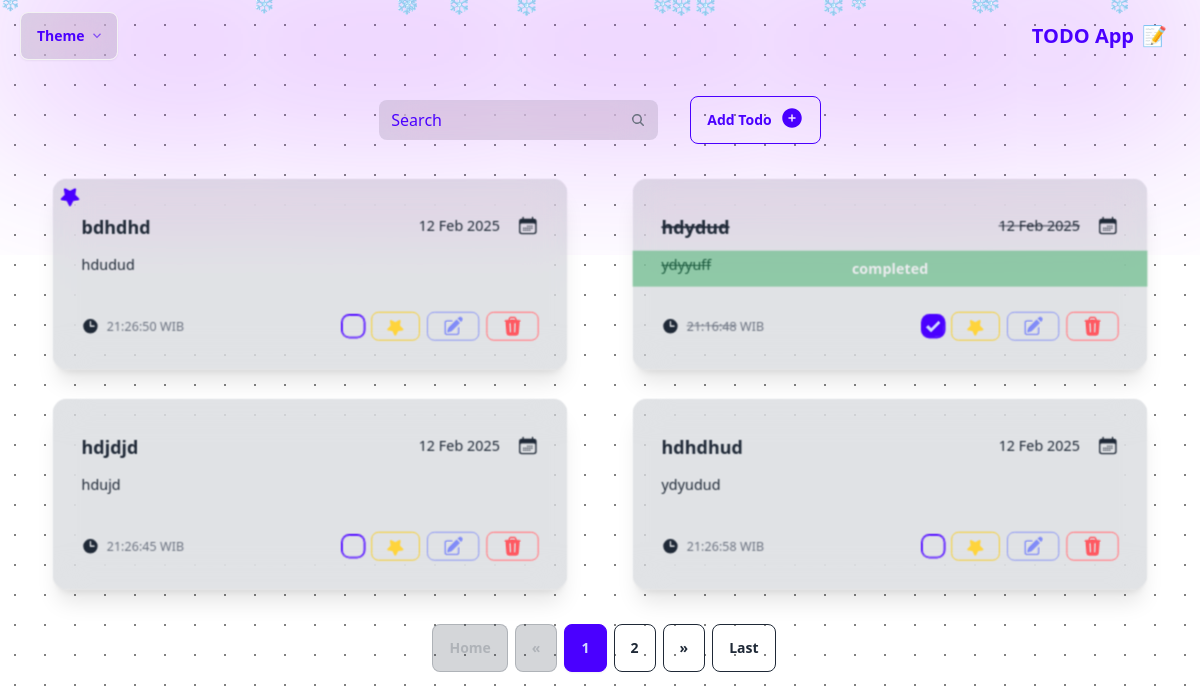
Page /app/index.php on the committed database.
### tables this page shows
CREATE TABLE `data_todo` (
  `id_todo` int(11) NOT NULL AUTO_INCREMENT,
  `judul_todo` varchar(255) NOT NULL,
  `deskripsi_todo` text DEFAULT NULL,
  `created_at` datetime DEFAULT curdate(),
  `updated_at` datetime DEFAULT curtime(),
  `status` enum('pending','completed') NOT NULL DEFAULT 'pending',
  `pinned` tinyint(1) NOT NULL DEFAULT 0,
  PRIMARY KEY (`id_todo`)
);

### auth/fitur_pagination.php (called while the page is built, shortened)
<?php
include '../db/db_conn.php';
$limit = 4;
$page = isset($_GET['page']) ? (int)$_GET['page'] : 1;
$start = ($page - 1) * $limit;
$search = isset($_GET['search']) ? mysqli_real_escape_string($conn, $_GET['search']) : "";
$search_query = "";
$result = mysqli_query($conn, "SELECT COUNT(*) as total FROM data_todo $search_query");
$row = mysqli_fetch_assoc($result);
$total_rows = $row['total'];
$total_pages = ceil($total_rows / $limit);
$query = "SELECT * FROM data_todo $search_query ORDER BY pinned DESC, created_at DESC LIMIT $start, $limit";
$data_todo = mysqli_query($conn, $query);
?>

### app/index.php (the view, shortened to what this page needs)
<?php include '../auth/read_data.php'; ?>
<?php include '../auth/fitur_pagination.php'; ?>
<!DOCTYPE html>
<html lang="en" data-theme="black">
<head>
  <link href="../assets/css/output.css" rel="stylesheet">
  <link href="../assets/css/custom.css" rel="stylesheet">
  <link rel="stylesheet" href="https://cdnjs.cloudflare.com/ajax/libs/animate.css/4.1.1/animate.min.css" />
  <link rel="stylesheet" href="https://cdnjs.cloudflare.com/ajax/libs/font-awesome/6.5.1/css/all.min.css">
</head>
<body class="dots-pattern pb-[700px] scroll-smooth">
  <nav class="navbar text-neutral-content px-4">
    <div class="flex-1 justify-between ">
      <div class="dropdown">
        <div tabindex="0" role="button" class="btn m-1 text-primary bg-glass" id="theme-selector">
          Theme
          <svg width="12px" height="12px" class="inline-block h-2 w-2 fill-current opacity-60"
            xmlns="http://www.w3.org/2000/svg" viewBox="0 0 2048 2048">
            <path d="M1799 349l242 241-1017 1017L7 590l242-241 775 775 775-775z"></path>
          </svg>
        </div>
      </div>
      <a class=" btn btn-ghost normal-case text-xl ">
        <span class="text-primary">TODO App</span> 📝</a>
    </div>
  </nav>
  <main class="p-6">
    <div class="flex mx-3  justify-between lg:justify-center items-center lg:gap-6 mb-6">
<form method="GET" action="">
  <div class="mr-2 bg-glass rounded-lg flex items-center gap-2 px-3 py-2">
<input type="text" name="search" value="<?= htmlspecialchars($search) ?>"
  class="w-full text-base outline-none bg-transparent  placeholder:text-primary"
  placeholder="Search"
/>
    <button type="submit">
      <svg xmlns="http://www.w3.org/2000/svg" viewBox="0 0 16 16" fill="currentColor" class="h-4 w-4 text-gray-500">
        <path fill-rule="evenodd" d="M9.965 11.026a5 5 0 1 1 1.06-1.06l2.755 2.754a.75.75 0 1 1-1.06 1.06l-2.755-2.754ZM10.5 7a3.5 3.5 0 1 1-7 0 3.5 3.5 0 0 1 7 0Z" clip-rule="evenodd" />
      </svg>
    </button>
  </div>
</form>
      <button class="btn btn-primary btn-outline font-semibold" onclick="modal_tambah_todoList.showModal()">Add
        Todo
      </button>
    </div>
<?php if (mysqli_num_rows($data_todo) > 0): ?>
  <div class="grid grid-cols-1 lg:grid-cols-2 md:grid-cols-2 gap-2">
    <?php while ($todo = mysqli_fetch_assoc($data_todo)): ?>
      <div class="todo card shadow-xl bg-glass hover:ring-1 ring-primary hover:scale-95 scale-90  hover:shadow-[0px_20px_207px_10px_rgba(165,_39,_255,_0.48)] transition-all animate__animated animate__fadeIn animate__delay-1s <?= $todo['status'] === 'completed' ? '' : ''; ?>">
       <div class="<?= $todo['status'] === 'completed' ? ' text-center font-semibold bg-green-600 w-full text-white py-2 absolute top-20 opacity-40' : 'hidden'; ?>" >completed</div>
        <div class="card-body">
    <p class="text-lg">
          <div class="flex">
            <h2 class="card-title todo-text w-[70%]" id="title-<?= $todo['id_todo']; ?>">
              <?= ($todo['status'] === 'completed') ? '<del>' . htmlspecialchars($todo['judul_todo']) . '</del>' : htmlspecialchars($todo['judul_todo']); ?>
            </h2>
            <p class="text-center" id="task-<?= $todo['id_todo']; ?>-date">
              <?= ($todo['status'] === 'completed') ? '<del>' . date("d M Y", strtotime($todo['created_at'])) . '</del>' : date("d M Y", strtotime($todo['created_at'])); ?>
            </p>
          </div>
          <p class="break-words  w-full mb-4 pt-2" id="description-<?= $todo['id_todo']; ?>">
            <?= ($todo['status'] === 'completed') ? '<del>' . htmlspecialchars($todo['deskripsi_todo']) . '</del>' : htmlspecialchars($todo['deskripsi_todo']);?>
          </p>
          <div class="card-actions flex justify-between items-center mt-4">
            <div class="flex justify-between items-center">
              <svg xmlns="http://www.w3.org/2000/svg"
                viewBox="0 0 20 20" fill="currentColor" class="size-5">
                <path fill-rule="evenodd"
                  d="M10 18a8 8 0 1 0 0-16 8 8 0 0 0 0 16Zm.75-13a.75.75 0 0 0-1.5 0v5c0 .414.336.75.75.75h4a.75.75 0 0 0 0-1.5h-3.25V5Z"
                  clip-rule="evenodd" />
              </svg>
              <p class="text-sm text-gray-500 mx-2">
                <?= ($todo['status'] === 'completed') ? '<del>' . date("H:i:s", strtotime($todo['updated_at'])) . '</del>' : date("H:i:s", strtotime($todo['updated_at'])); ?> WIB
              </p>
            </div>
            <div class="flex justify-between gap-2 items-center">
<input id="btn-<?= $todo['id_todo']; ?>"
       type="checkbox"
       class="checkbox checkbox-primary ring-1 ring-primary scale-105"
       onclick="toggleStatus(<?= $todo['id_todo']; ?>, '<?= $todo['status']; ?>')"
       <?= ($todo['status'] === 'completed') ? 'checked ring-primary' : ''; ?> />
              <button class="btn btn-sm px-4 btn-outline text-yellow-400 pin-btn"
  data-id="<?= $todo['id_todo']; ?>"
  data-pinned="<?= $todo['pinned']; ?>">        <i class="fa-solid fa-star fa-flip-vertical fa-lg" style="color: #FFD43B;"></i>
</button>
              <button class="btn btn-sm px-4 btn-outline text-indigo-400 edit-btn"
                data-id="<?= $todo['id_todo']; ?>"
                data-judul="<?= htmlspecialchars($todo['judul_todo']); ?>"
                data-deskripsi="<?= htmlspecialchars($todo['deskripsi_todo']); ?>"
                onclick="moodal_update.showModal()">
              </button>
              <button class="btn btn-sm px-4 btn-outline text-error"
                onclick="openModalDelete(<?= $todo['id_todo']; ?>)">
              </button>
            </div>
          </div>
        </div>
      </div>
    <?php endwhile; ?>
  </div>
  <?php endif; ?>
  <?php include '../component/pagination.php'; ?>
  </main>
</body>
</html>

### component/pagination.php (shortened to what this page needs)
<?php if ($total_rows > $limit): ?>
  <div class="mt-6 flex justify-center">
    <div class="join ">
      <a href="?page=1" class="btn btn-outline mx-2 <?= $page == 1 ? 'btn-disabled' : '' ?>">
        Home
      </a>
      <a href="?page=<?= max(1, $page - 1) ?>" class="btn btn-outline mx-2 <?= $page == 1 ? 'btn-disabled' : '' ?>">
        «
      </a>
      <?php
      $start = max(1, $page - 2);
      $end = min($total_pages, $page + 2);
      for ($i = $start; $i <= $end; $i++): ?>
        <a href="?page=<?= $i ?>" class="btn mx-2 <?= $i == $page ? 'btn-primary' : 'btn-outline' ?>">
          <?= $i ?>
        </a>
      <?php endfor;
      ?>
      <a href="?page=<?= min($total_pages, $page + 1) ?>" class="btn btn-outline mx-2 <?= $page == $total_pages ? 'btn-disabled' : '' ?>">
        »
      </a>
      <a href="?page=<?= $total_pages ?>" class="btn btn-outline  <?= $page == $total_pages ? 'btn-disabled' : '' ?>">
        Last
      </a>
    </div>
  </div>
<?php endif; ?>

### assets/css/custom.css (style rules this page uses)
.bg-glass { background-color: rgba(107, 114, 128, 0.2); background-clip: padding-box; backdrop-filter: blur(20px) saturate(200%) contrast(100%); }
.dots-pattern { background-image: radial-gradient(gray 5%, transparent 5%); background-size:30px 30px; }

### rows in the picture
data_todo: judul_todo "bdhdhd", created_at "12 Feb 2025", deskripsi_todo "hdudud", updated_at "21:26:50"
data_todo: judul_todo "hdydud", created_at "12 Feb 2025", deskripsi_todo "ydyyuff", updated_at "21:16:48", status "☑"
data_todo: judul_todo "hdjdjd", created_at "12 Feb 2025", deskripsi_todo "hdujd", updated_at "21:26:45"
data_todo: judul_todo "hdhdhud", created_at "12 Feb 2025", deskripsi_todo "ydyudud", updated_at "21:26:58"
